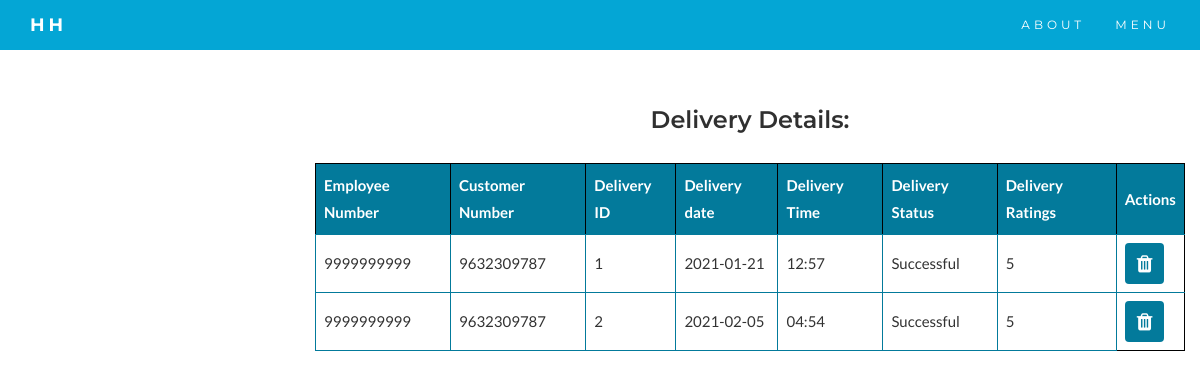
Page /admin_delivery_details on the committed database.
### tables this page shows
CREATE TABLE DELIVERY(
                        emp_phone TEXT,
                        cst_phone TEXT,
                        delivery_id INTEGER PRIMARY KEY,
                        delivery_date TEXT,
                        delivery_time TEXT,
                        delivery_status INTEGER,
                        delivery_ratings INTEGER,
                        FOREIGN KEY(cst_phone) REFERENCES CUSTOMER(cst_phone) ON DELETE CASCADE,
                        FOREIGN KEY(emp_phone) REFERENCES EMPLOYEE(emp_phone) ON DELETE CASCADE
                    );

### main.py (the view)
@app.route('/admin_delivery_details')
def render_admin_delivery_details():
    with sql.connect('grocery.db') as conn:
        c = conn.cursor()
        delivery_query = c.execute("""SELECT * FROM DELIVERY""").fetchall()
        return render_template("admin_delivery_details.html",delivery=delivery_query)

### templates/admin_delivery_details.html (shortened to what this page needs)
<!DOCTYPE html>
<html lang="en">
<head>
  <link rel="stylesheet" href="https://maxcdn.bootstrapcdn.com/bootstrap/3.4.1/css/bootstrap.min.css">
  <link rel="stylesheet" href="http://gc.kis.v2.scr.kaspersky-labs.com/E3E8934C-235A-4B0E-825A-35A08381A191/abn/main.css?attr=aHR0cDovLzEyNy4wLjAuMTo1MDAwL2luZGV4" />
  <link rel="stylesheet" href="https://cdnjs.cloudflare.com/ajax/libs/font-awesome/4.7.0/css/font-awesome.min.css">
</head>
<body>
  <nav class="navbar navbar-default navbar-fixed-top">
      <div class="container">
        <div class="navbar-header">
          <a class="navbar-brand" href="/index"><strong> HH </strong></a>
        </div>
        <div class="collapse navbar-collapse" id="myNavbar">
          <ul class="nav navbar-nav navbar-right">
            <li><a href="/index">ABOUT</a></li>
            <li><a href="/admin_menu">MENU</a></li>
          </ul>
        </div>
      </div>
  </nav>
  <div class="col-md-offset-3 col-md-6 table-form"  >
    <h2 style="text-align: center; margin-top: 107px;">Delivery Details:</h2>
    <table style="border: 1px solid black; text-align: center;border-collapse: collapse;">
      <tr style="border: 1px solid black;">
          <th style="border: 1px solid black;">Employee Number</th>
          <th style="border: 1px solid black;">Customer Number</th>
          <th style="border: 1px solid black;">Delivery ID</th>
          <th style="border: 1px solid black;">Delivery date</th>
          <th style="border: 1px solid black;">Delivery Time</th>
          <th style="border: 1px solid black;">Delivery Status</th>
          <th style="border: 1px solid black;">Delivery Ratings</th>
          <th style="border: 1px solid black;">Actions</th>
      </tr>
      {% for d in delivery %}
                  <td style="border: 1px solid #037a9b;">{{d[0]}}</td>
                  <td style="border: 1px solid #037a9b;">{{d[1]}}</td>
                  <td style="border: 1px solid #037a9b;">{{d[2]}}</td>
                  <td style="border: 1px solid #037a9b;">{{d[3]}}</td>
                  <td style="border: 1px solid #037a9b;">{{d[4]}}</td>
                  {% if d[5] == 1 %}
                    <td style="border: 1px solid #037a9b;">Successful</td>
                  {% endif %}
                  <td style="border: 1px solid #037a9b;">{{d[6]}}</td>
                  <td><a href="/delete_delivery/{{d[2]}}"><button onclick="return confirm('Are you sure to Delete data');" value="DELETE" class="btn btn-danger"><i class="fa fa-trash"></i></button> </a> </td>
      {% endfor %}
  </table>
  </div>
</body>
</html>

### templates/admin_delivery_details.html (style rules this page uses)
.table-form { min-height:400px; width: auto; }
.table-form,h1 { text-align: center; color: #333; }
body { font: 400 15px Lato, sans-serif; line-height: 1.8; color: #757575; }
h2 { font-size: 24px; color: #303030; font-weight: 600; margin-bottom: 30px; font-family: Montserrat, sans-serif; }
.navbar { margin-bottom: 0; background-color: #04a6d5; z-index: 9999; border: 0; font-size: 12px !important; line-height: 1.42857143 !important; letter-spacing: 4px; border-radius: 0; font-family: Montserrat, sans-serif; }
.navbar li a, .navbar .navbar-brand { color: #fff !important; }
.btn { background-color: #037a9b; border: none; color: white; font-size: 20px; cursor: pointer; }
th, td { text-align: left; padding: 8px; }
th { background-color:#037a9b; color: white; }

### rows in the picture
DELIVERY: emp_phone "9999999999", cst_phone "9632309787", delivery_id "1", delivery_date "2021-01-21", delivery_time "12:57", delivery_status "Successful", delivery_ratings "5"
DELIVERY: emp_phone "9999999999", cst_phone "9632309787", delivery_id "2", delivery_date "2021-02-05", delivery_time "04:54", delivery_status "Successful", delivery_ratings "5"
